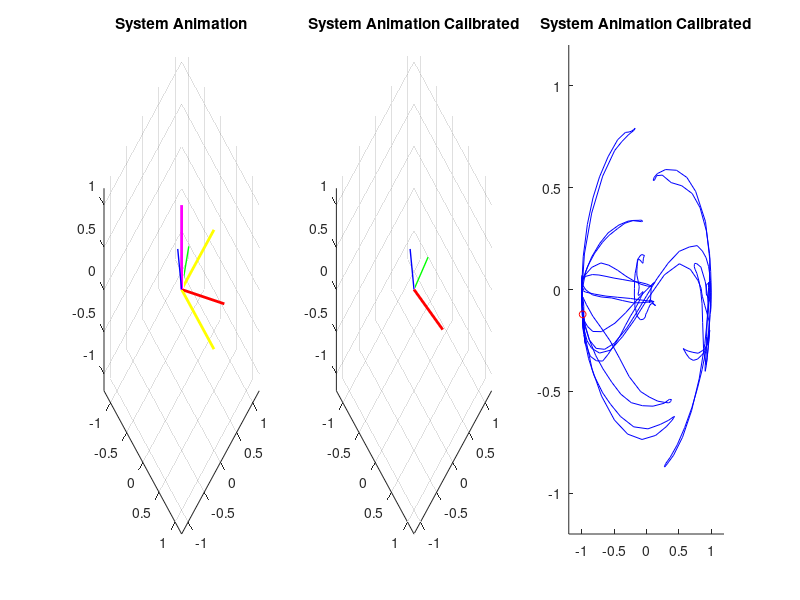

Write the MATLAB code that produced this figure.
%Clears figures, variables, and terminal before plotting
clc;
clear;
close;

%Loading the data file into the program
%format of "   x   y   z   x2   x2   z2"
%Secont vector is the roll orientation vector
filename = input("Filename: ", 's');
load('vec.dat');
h = length(vec);

%Defines the unit vector which defines the real upwards (Z) direction
newUpVector = [0,0,1];
newUpVector = newUpVector/norm(newUpVector);

%obtains a perpindicular unit vector to the upwards direction
newYVector = [0, 1, (-newUpVector(2)/newUpVector(3))];
newYVector = newYVector/norm(newYVector);

%finds the last unit vector for the axis based on the first two
newXVector = cross(newYVector,newUpVector);

%creates a direction cosine matrix based on the new axis
calDCM = [newXVector(1), newYVector(1), newUpVector(1);...
    newXVector(2), newYVector(2), newUpVector(2);...
    newXVector(3), newYVector(3), newUpVector(3);];

%separates the direction and roll vectors out of the raw data
dirVecCal = zeros(h,3);
rolVecCal = zeros(h,3);

%applies DCM to the direction vector
dirVec = vec(:,1:3);
dirVecCal(:,1) = dirVec(:,1)*calDCM(1,1) + dirVec(:,2) * calDCM(1,2)...
    + dirVec(:,3) * calDCM(1,3);
dirVec(:,2) = dirVec(:,1)*calDCM(2,1) + dirVec(:,2) * calDCM(2,2)...
    + dirVecCal(:,3) * calDCM(2,3);
dirVecCal(:,3) = dirVec(:,1)*calDCM(3,1) + dirVec(:,2) * calDCM(3,2)...
    + dirVec(:,3) * calDCM(3,3);

%applies DCM to the roll vector
rolVec = vec(:,4:6);
rolVecCal(:,1) = rolVec(:,1)*calDCM(1,1) + rolVec(:,2) * calDCM(1,2)...
    + rolVec(:,3) * calDCM(1,3);
rolVecCal(:,2) = rolVec(:,1)*calDCM(2,1) + rolVec(:,2) * calDCM(2,2)...
    + rolVec(:,3) * calDCM(2,3);
rolVecCal(:,3) = rolVec(:,1)*calDCM(3,1) + rolVec(:,2) * calDCM(3,2)...
    + rolVec(:,3) * calDCM(3,3);

sideVec = -cross(dirVec,rolVec);
sideVecCal = -cross(dirVecCal,rolVecCal);

verticalLine = zeros(h,3);
verticalLine(:,3) = 1;

rolLineThrust = zeros(h,1);
sidLineThrust = zeros(h,1);

for ii = 1:h
    rolLineThrust(ii) = -dot(rolVecCal(ii,1:3),verticalLine(ii,1:3));
    sidLineThrust(ii) = -dot(sideVecCal(ii,1:3),verticalLine(ii,1:3));

    
end
%projVec(:,1:3) = rolVec(:,1:3) - dot(rolVec(:,1:3),norm(dirVec(:,1:3)))*rolVec(:,1:3);

%Creates first plot
%this plot contains the unmodified direction and roll data
subplot(1,3,1);
hold on;
xlim([-1.2 1.2])
ylim([-1.2 1.2])
zlim([-1.2 1.2])
title("System Animation")

% oldUpVecLine = plot3([0,0],[0,0],[0,1], 'c', 'Linewidth', 2);
% oldYVecLine = plot3([0,0],[0,1],[0,0], 'g', 'Linewidth', 2);
% oldXVecLine = plot3([0,1],[0,0],[0,0], 'g', 'Linewidth', 2);

%shows the new axis on the first plot
newUpVecLine = plot3([0,newUpVector(1)],[0,newUpVector(2)],[0,newUpVector(3)], 'm', 'Linewidth', 2);
newYVecLine = plot3([0,newYVector(1)],[0,newYVector(2)],[0,newYVector(3)], 'y', 'Linewidth', 2);
newXVecLine = plot3([0,newXVector(1)],[0,newXVector(2)],[0,newXVector(3)], 'y', 'Linewidth', 2);

%initialized plot objects for the first plot
vectorLine = plot3([0,1],[0,1],[0,1], 'r', 'Linewidth', 2);
rollLine = plot3([0,0],[0,0],[0,0], 'b', 'Linewidth', 1);
sideLine = plot3([0,0],[0,0],[0,0], 'g', 'Linewidth', 1);

view(45,45);
grid on;

%Creates second plot
%Contains data adjusted for the new axis system
subplot(1,3,2);
hold on;
xlim([-1.2 1.2])
ylim([-1.2 1.2])
zlim([-1.2 1.2])
title("System Animation Calibrated")
vectorLineCal = plot3([0,1],[0,1],[0,1], 'r', 'Linewidth', 2);
rollLineCal = plot3([0,0],[0,0],[0,0], 'b', 'Linewidth', 1);
sideLineCal = plot3([0,0],[0,0],[0,0], 'g', 'Linewidth', 1);
view(45,45);
grid on;

subplot(1,3,3);
hold on;
xlim([-1.2 1.2])
ylim([-1.2 1.2])
zlim([-1.2 1.2])
title("System Animation Calibrated");
thrustTrace = plot([0,0],[0,0], 'b');
thrustPoint = scatter([0],[0],25,'r');

%loop contains animation code for the plots
for ii = 1:h
    %updates the objects in the first plot
    set(vectorLine,'XData',[0,vec(ii,1)],'YData',[0,vec(ii,2)],'ZData',[0,vec(ii,3)]);
    set(rollLine,'XData',[0,vec(ii,4)]/2,'YData',[0,vec(ii,5)]/2,'ZData',[0,vec(ii,6)]/2);
    set(sideLine,'XData',[0,sideVec(ii,1)/2],'YData',[0,sideVec(ii,2)/2],'ZData',[0,sideVec(ii,3)/2]);
    
    %updates the objects in the second plot
    set(vectorLineCal,'XData',[0,dirVecCal(ii,1)],'YData',[0,dirVecCal(ii,2)],'ZData',[0,dirVecCal(ii,3)]);
    set(rollLineCal,'XData',[0,rolVecCal(ii,1)]/2,'YData',[0,rolVecCal(ii,2)]/2,'ZData',[0,rolVecCal(ii,3)]/2);
    set(sideLineCal,'XData',[0,sideVecCal(ii,1)]/2,'YData',[0,sideVecCal(ii,2)]/2,'ZData',[0,sideVecCal(ii,3)]/2);
    
    set(thrustTrace, 'XData',rolLineThrust(1:ii),'YData',sidLineThrust(1:ii));
    set(thrustPoint, 'XData',rolLineThrust(ii),'YData',sidLineThrust(ii));
    
    
    %1/20 second delay and draw command
    %hopefully maintians 20 fps
    pause(0.1)
    drawnow
end
